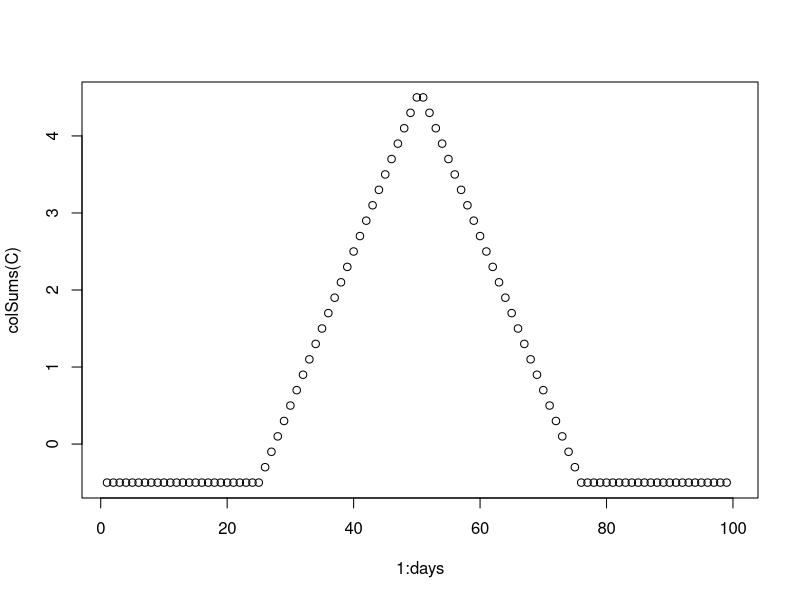
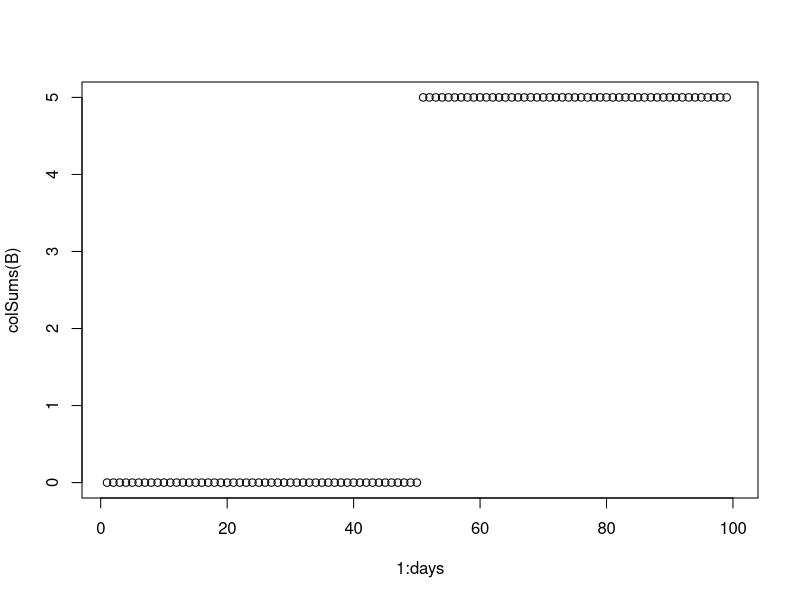
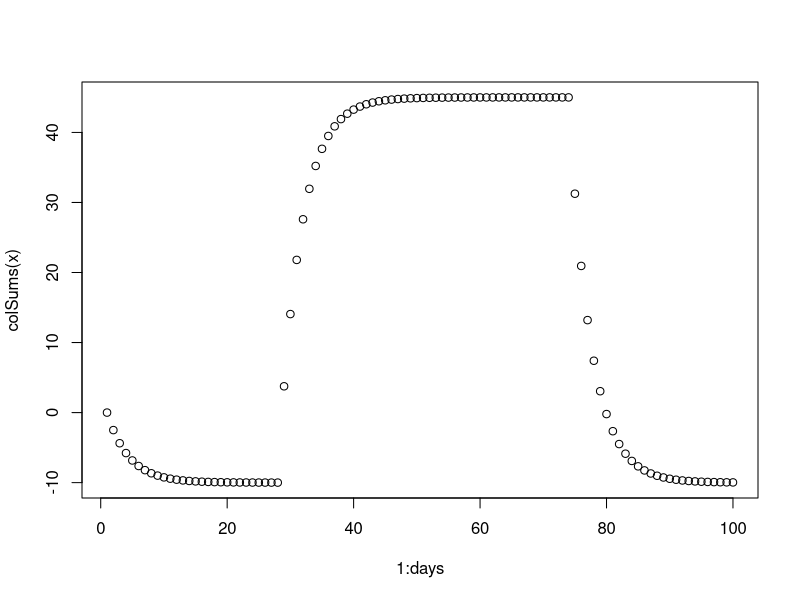
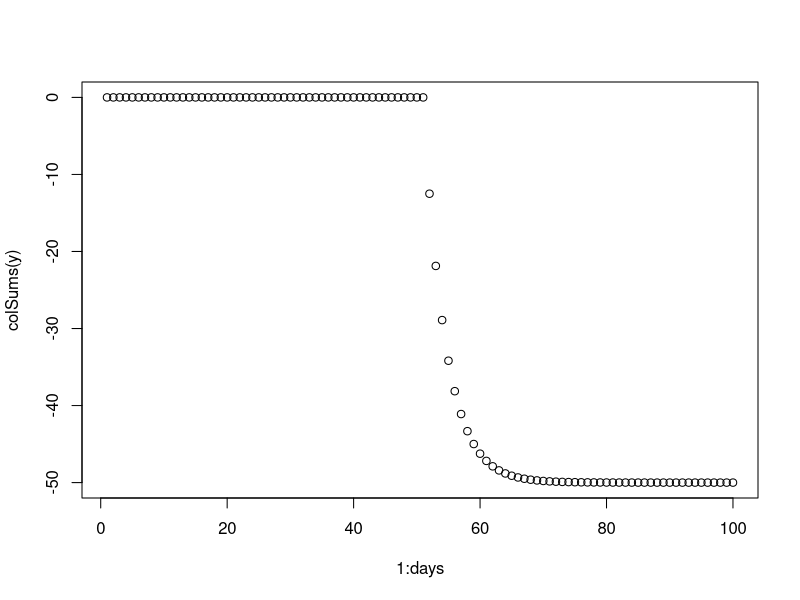
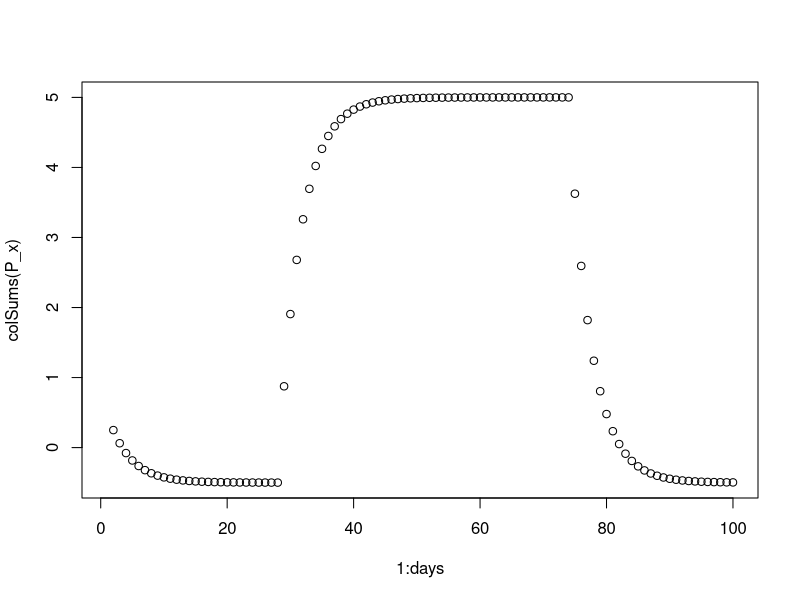
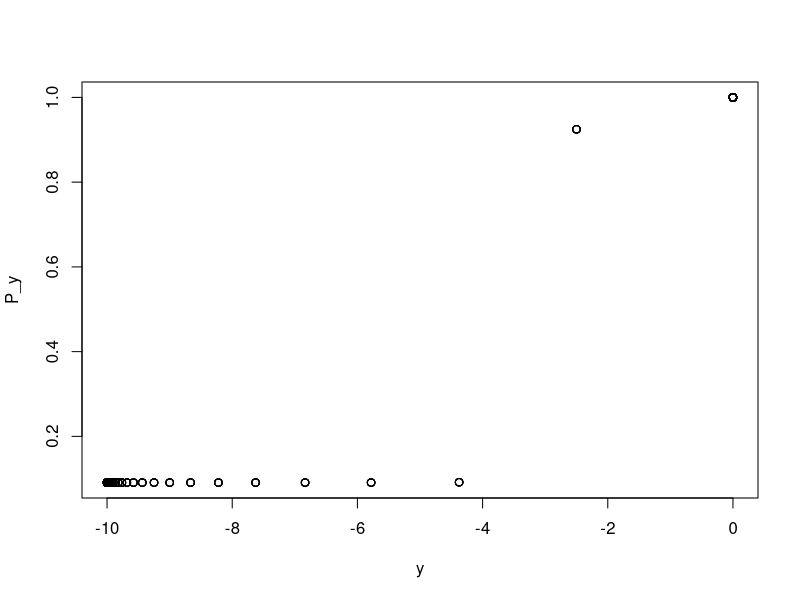

These charts were generated, in order, by the following R code:
# testing out having 2 separate x terms for fish and hunt
# Jan 2024

seals <- 5
days <- 100

a <- 1
b <- 2
w <- 0.1
ymin <- -10
ymax <- 0
xmin <- -2
xmax <- 9
steepness <- 5
threshold <- -3

Pf <- array(dim = c(seals, days), data = rep(0.1, seals * days))
Pd <- array(dim = c(seals, days), data = rep(0.1, seals * days))
x <- array(dim = c(seals, days), data = rep(0, seals * days))
y <- array(dim = c(seals, days), data = rep(0, seals * days))
C <- array(dim = c(seals, days), data = rep(NA, seals * days))
B <- array(dim = c(seals, days), data = rep(NA, seals * days))
P_x <- array(dim = c(seals, days), data = rep(NA, seals * days))
P_y <- array(dim = c(seals, days), data = rep(NA, seals * days))

salmon <- array(dim = c(days), data = c(rep(0, days/4), seq_len(days/4), rev(seq_len(days/4)), rep(0, days/4)))
hunting <- array(dim = c(days), data = c(rep(0, days/2), rep(1, days/2)))
satiation <- max(salmon)

for(i in 1:(days-1)){
  for(seal in 1:seals){
    C[seal, i] <- salmon[i]/satiation - w
    if(C[seal, i] > 0){
      d_x <- 0.25*(xmax - x[seal, i])
    } else if(C[seal, i] < 0){
      d_x <- 0.25*(xmin - x[seal, i])
    } else {d_x <- 0}
    x[seal, i+1] <- x[seal, i] + d_x
    P_x[seal, i+1] <- x[seal, i+1] * 0.1 + 0.1
    
    B[seal, i] <- hunting[i]
    if(B[seal, i] == 0){
      d_y <- 0.25*(ymax - y[seal, i])
    } else if(B[seal, i] > 0){
      d_y <- 0.25*(ymin - y[seal, i])
    }
    y[seal, i+1] <- y[seal, i] + d_y
    
    P_y[seal, i+1] <- 1-(1/(1.1 + exp(-steepness * (threshold - y[seal, i+1]))))
  }
}

plot(1:days, colSums(C))
plot(1:days, colSums(B))
plot(1:days, colSums(x))
plot(1:days, colSums(y))
plot(1:days, colSums(P_x))
plot(y, P_y)
